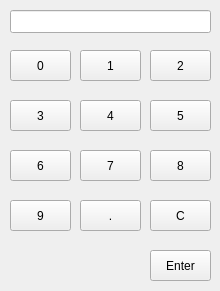
<?xml version="1.0" encoding="UTF-8"?>
<ui version="4.0">
 <class>Keyboard</class>
 <widget class="QWidget" name="Keyboard">
  <property name="geometry">
   <rect>
    <x>0</x>
    <y>0</y>
    <width>220</width>
    <height>291</height>
   </rect>
  </property>
  <property name="windowTitle">
   <string>Form</string>
  </property>
  <widget class="QLineEdit" name="lineEdit">
   <property name="geometry">
    <rect>
     <x>10</x>
     <y>10</y>
     <width>201</width>
     <height>23</height>
    </rect>
   </property>
  </widget>
  <widget class="QPushButton" name="pushButton_0">
   <property name="geometry">
    <rect>
     <x>10</x>
     <y>50</y>
     <width>61</width>
     <height>31</height>
    </rect>
   </property>
   <property name="text">
    <string>0</string>
   </property>
  </widget>
  <widget class="QPushButton" name="pushButton_1">
   <property name="geometry">
    <rect>
     <x>80</x>
     <y>50</y>
     <width>61</width>
     <height>31</height>
    </rect>
   </property>
   <property name="text">
    <string>1</string>
   </property>
  </widget>
  <widget class="QPushButton" name="pushButton_2">
   <property name="geometry">
    <rect>
     <x>150</x>
     <y>50</y>
     <width>61</width>
     <height>31</height>
    </rect>
   </property>
   <property name="text">
    <string>2</string>
   </property>
  </widget>
  <widget class="QPushButton" name="pushButton_3">
   <property name="geometry">
    <rect>
     <x>10</x>
     <y>100</y>
     <width>61</width>
     <height>31</height>
    </rect>
   </property>
   <property name="text">
    <string>3</string>
   </property>
  </widget>
  <widget class="QPushButton" name="pushButton_4">
   <property name="geometry">
    <rect>
     <x>80</x>
     <y>100</y>
     <width>61</width>
     <height>31</height>
    </rect>
   </property>
   <property name="text">
    <string>4</string>
   </property>
  </widget>
  <widget class="QPushButton" name="pushButton_5">
   <property name="geometry">
    <rect>
     <x>150</x>
     <y>100</y>
     <width>61</width>
     <height>31</height>
    </rect>
   </property>
   <property name="text">
    <string>5</string>
   </property>
  </widget>
  <widget class="QPushButton" name="pushButton_6">
   <property name="geometry">
    <rect>
     <x>10</x>
     <y>150</y>
     <width>61</width>
     <height>31</height>
    </rect>
   </property>
   <property name="text">
    <string>6</string>
   </property>
  </widget>
  <widget class="QPushButton" name="pushButton_7">
   <property name="geometry">
    <rect>
     <x>80</x>
     <y>150</y>
     <width>61</width>
     <height>31</height>
    </rect>
   </property>
   <property name="text">
    <string>7</string>
   </property>
  </widget>
  <widget class="QPushButton" name="pushButton_8">
   <property name="geometry">
    <rect>
     <x>150</x>
     <y>150</y>
     <width>61</width>
     <height>31</height>
    </rect>
   </property>
   <property name="text">
    <string>8</string>
   </property>
  </widget>
  <widget class="QPushButton" name="pushButton_9">
   <property name="geometry">
    <rect>
     <x>10</x>
     <y>200</y>
     <width>61</width>
     <height>31</height>
    </rect>
   </property>
   <property name="text">
    <string>9</string>
   </property>
  </widget>
  <widget class="QPushButton" name="pushButton_p">
   <property name="geometry">
    <rect>
     <x>80</x>
     <y>200</y>
     <width>61</width>
     <height>31</height>
    </rect>
   </property>
   <property name="text">
    <string>.</string>
   </property>
  </widget>
  <widget class="QPushButton" name="pushButton_c">
   <property name="geometry">
    <rect>
     <x>150</x>
     <y>200</y>
     <width>61</width>
     <height>31</height>
    </rect>
   </property>
   <property name="text">
    <string>C</string>
   </property>
  </widget>
  <widget class="QPushButton" name="pushButton_enter">
   <property name="geometry">
    <rect>
     <x>150</x>
     <y>250</y>
     <width>61</width>
     <height>31</height>
    </rect>
   </property>
   <property name="text">
    <string>Enter</string>
   </property>
  </widget>
 </widget>
 <resources/>
 <connections/>
</ui>
